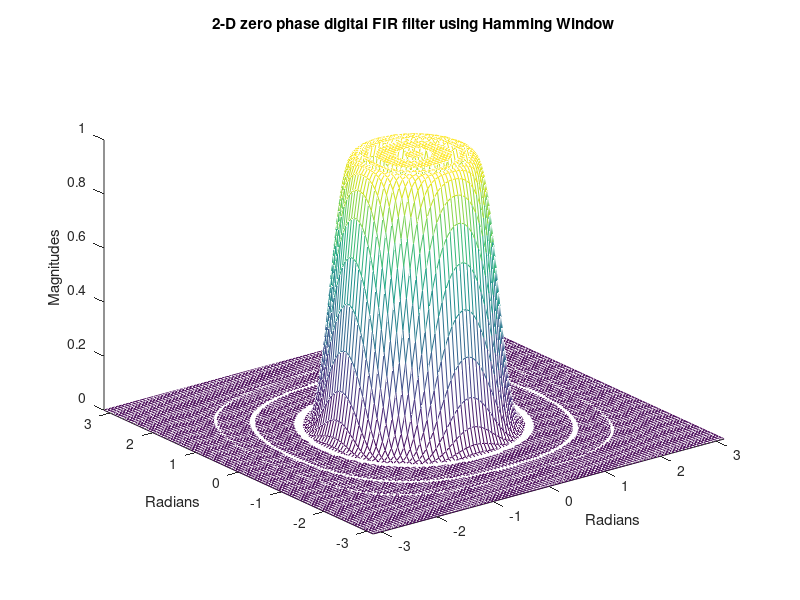

The MATLAB source for this figure:
%% 1-D FIR filter design %%%%%

wc=0.375*pi;
M=33;
j=(M-1)/2;
i=0:j;
h=sin(wc*(i))./(pi*(i));
h(1)=wc/pi; 
w=0.54+0.46*cos(pi*(0:j)'/j);
h=h.*w';
a(1)=h(1);
a(2:j+1)=2*h(2:j+1);

%%% Chebycheve Polynomial, McClellan Transformation & 2-D FIR filter Design %%%%

w1=linspace(-pi,pi,100);
w2=linspace(-pi,pi,100);
for t1=1:100;
 for t2=1:100;     
     f(t1,t2)=-0.5+0.5*cos(w1(t1))+0.5*cos(w2(t2))+0.25*cos(w1(t1)-w2(t2))+0.25*cos(w1(t1)+w2(t2));
    for n=0:j;
         n=n+1;
        if n==1;
           T(1)=1;
        elseif n==2
           T(2)=f(t1,t2);             
        else  
           T(n)=2*f(t1,t2)*T(n-1)-T(n-2);           
        end
     end
     H(t1,t2)=sum(a.*T);
 end
end

%%%% PLOT %%%%%%%

mesh(w1,w2,H)
grid
axis([-pi pi -pi pi 0 1])
xlabel('Radians')
ylabel('Radians')
zlabel('Magnitudes')
title('2-D zero phase digital FIR filter using Hamming Window')



